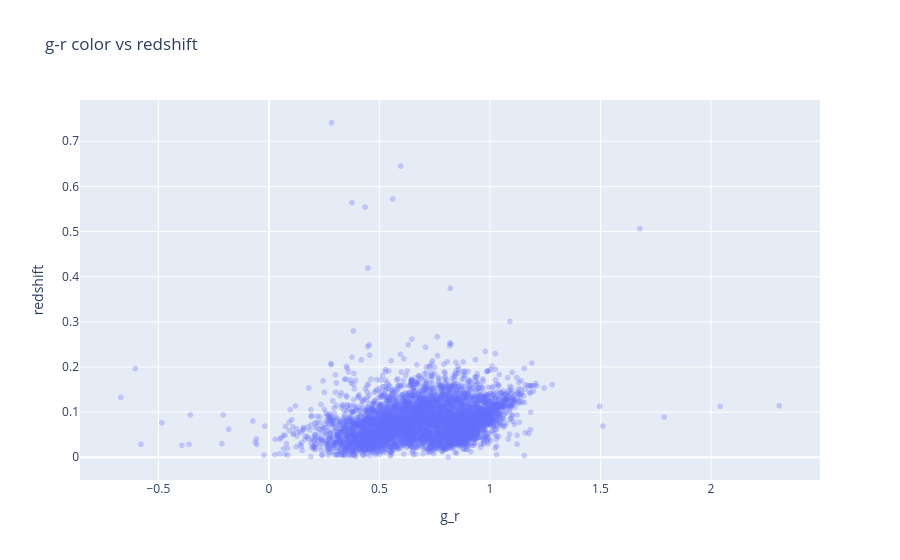

Write notebook code for a chart like this one.
### Code cell
px.scatter(df.sample(5000), x="g_r", y="redshift", opacity=0.3,title="g-r color vs redshift")

### Figure 1 — Plotly figure (JSON) as saved in the notebook; plotly's stock layout.template omitted (floating-point values rounded to 4 significant figures; data arrays with more than 128 entries replaced by an {"elided": "..."} marker saying what was removed)
{"data": [{"hovertemplate": "g_r=%{x}<br>redshift=%{y}<extra></extra>", "legendgroup": "", "marker": {"color": "#636efa", "opacity": 0.3, "symbol": "circle"}, "mode": "markers", "name": "", "showlegend": false, "type": "scattergl", "x": {"elided": "5000 float values"}, "xaxis": "x", "y": {"elided": "5000 float values"}, "yaxis": "y"}], "layout": {"legend": {"tracegroupgap": 0}, "title": {"text": "g-r color vs redshift"}, "xaxis": {"anchor": "y", "domain": [0, 1], "title": {"text": "g_r"}}, "yaxis": {"anchor": "x", "domain": [0, 1], "title": {"text": "redshift"}}}}
